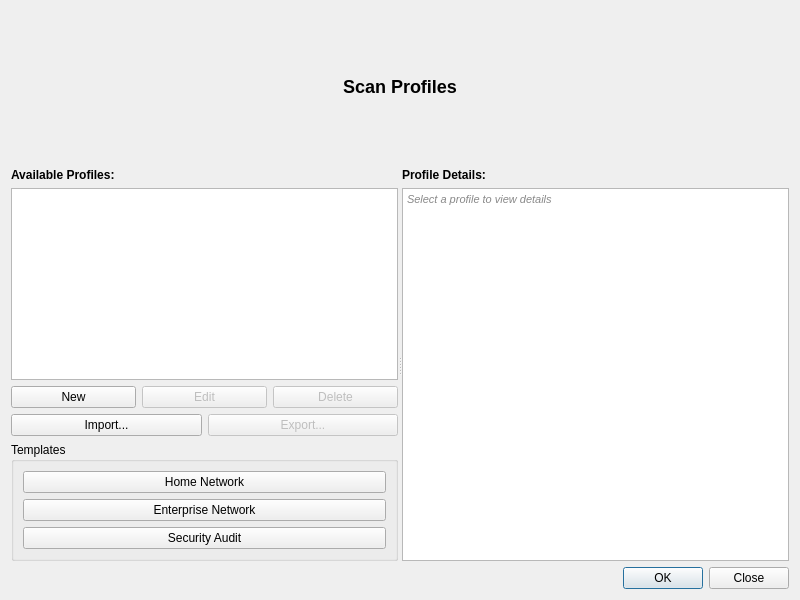
<?xml version="1.0" encoding="UTF-8"?>
<ui version="4.0">
 <class>ProfileDialog</class>
 <widget class="QDialog" name="ProfileDialog">
  <property name="geometry">
   <rect>
    <x>0</x>
    <y>0</y>
    <width>800</width>
    <height>600</height>
   </rect>
  </property>
  <property name="windowTitle">
   <string>Profile Manager</string>
  </property>
  <layout class="QVBoxLayout" name="verticalLayout">
   <item>
    <widget class="QLabel" name="titleLabel">
     <property name="text">
      <string>&lt;h2&gt;Scan Profiles&lt;/h2&gt;</string>
     </property>
     <property name="alignment">
      <set>Qt::AlignCenter</set>
     </property>
    </widget>
   </item>
   <item>
    <widget class="QSplitter" name="splitter">
     <property name="orientation">
      <enum>Qt::Horizontal</enum>
     </property>
     <widget class="QWidget" name="leftPanel">
      <layout class="QVBoxLayout" name="leftLayout">
       <item>
        <widget class="QLabel" name="profilesLabel">
         <property name="text">
          <string>&lt;b&gt;Available Profiles:&lt;/b&gt;</string>
         </property>
        </widget>
       </item>
       <item>
        <widget class="QListWidget" name="profileList">
         <property name="alternatingRowColors">
          <bool>true</bool>
         </property>
        </widget>
       </item>
       <item>
        <layout class="QHBoxLayout" name="buttonLayout">
         <item>
          <widget class="QPushButton" name="newButton">
           <property name="text">
            <string>New</string>
           </property>
          </widget>
         </item>
         <item>
          <widget class="QPushButton" name="editButton">
           <property name="text">
            <string>Edit</string>
           </property>
           <property name="enabled">
            <bool>false</bool>
           </property>
          </widget>
         </item>
         <item>
          <widget class="QPushButton" name="deleteButton">
           <property name="text">
            <string>Delete</string>
           </property>
           <property name="enabled">
            <bool>false</bool>
           </property>
          </widget>
         </item>
        </layout>
       </item>
       <item>
        <layout class="QHBoxLayout" name="importExportLayout">
         <item>
          <widget class="QPushButton" name="importButton">
           <property name="text">
            <string>Import...</string>
           </property>
          </widget>
         </item>
         <item>
          <widget class="QPushButton" name="exportButton">
           <property name="text">
            <string>Export...</string>
           </property>
           <property name="enabled">
            <bool>false</bool>
           </property>
          </widget>
         </item>
        </layout>
       </item>
       <item>
        <widget class="QGroupBox" name="templatesGroup">
         <property name="title">
          <string>Templates</string>
         </property>
         <layout class="QVBoxLayout" name="templatesLayout">
          <item>
           <widget class="QPushButton" name="templateHomeButton">
            <property name="text">
             <string>Home Network</string>
            </property>
           </widget>
          </item>
          <item>
           <widget class="QPushButton" name="templateEnterpriseButton">
            <property name="text">
             <string>Enterprise Network</string>
            </property>
           </widget>
          </item>
          <item>
           <widget class="QPushButton" name="templateSecurityButton">
            <property name="text">
             <string>Security Audit</string>
            </property>
           </widget>
          </item>
         </layout>
        </widget>
       </item>
      </layout>
     </widget>
     <widget class="QWidget" name="rightPanel">
      <layout class="QVBoxLayout" name="rightLayout">
       <item>
        <widget class="QLabel" name="detailsLabel">
         <property name="text">
          <string>&lt;b&gt;Profile Details:&lt;/b&gt;</string>
         </property>
        </widget>
       </item>
       <item>
        <widget class="QTextEdit" name="detailsText">
         <property name="readOnly">
          <bool>true</bool>
         </property>
         <property name="html">
          <string>&lt;!DOCTYPE HTML PUBLIC "-//W3C//DTD HTML 4.0//EN" "http://www.w3.org/TR/REC-html40/strict.dtd"&gt;
&lt;html&gt;&lt;head&gt;&lt;meta name="qrichtext" content="1" /&gt;&lt;style type="text/css"&gt;
p, li { white-space: pre-wrap; }
&lt;/style&gt;&lt;/head&gt;&lt;body style=" font-family:'MS Shell Dlg 2'; font-size:8.25pt; font-weight:400; font-style:normal;"&gt;
&lt;p style=" margin-top:0px; margin-bottom:0px; margin-left:0px; margin-right:0px; -qt-block-indent:0; text-indent:0px;"&gt;&lt;span style=" font-size:8pt; font-style:italic; color:#888888;"&gt;Select a profile to view details&lt;/span&gt;&lt;/p&gt;&lt;/body&gt;&lt;/html&gt;</string>
         </property>
        </widget>
       </item>
      </layout>
     </widget>
    </widget>
   </item>
   <item>
    <widget class="QDialogButtonBox" name="buttonBox">
     <property name="standardButtons">
      <set>QDialogButtonBox::Close|QDialogButtonBox::Ok</set>
     </property>
    </widget>
   </item>
  </layout>
 </widget>
 <resources/>
 <connections/>
</ui>
